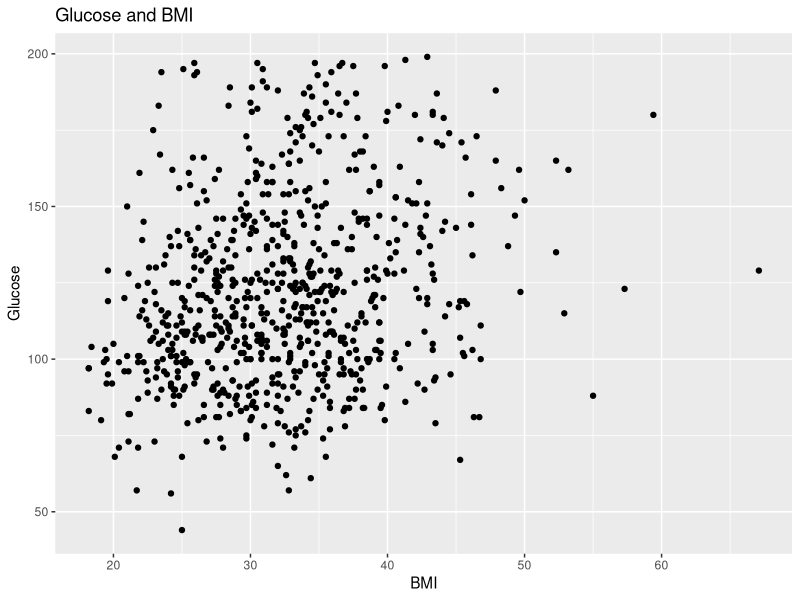
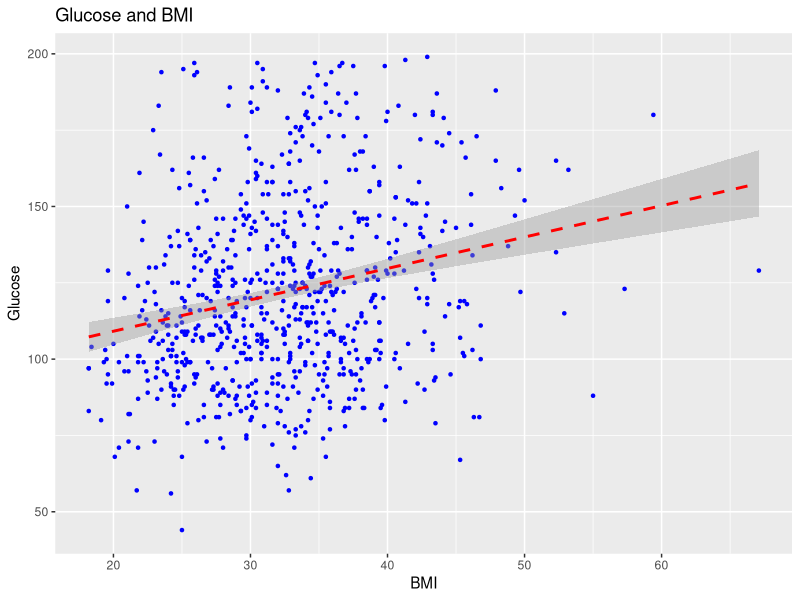
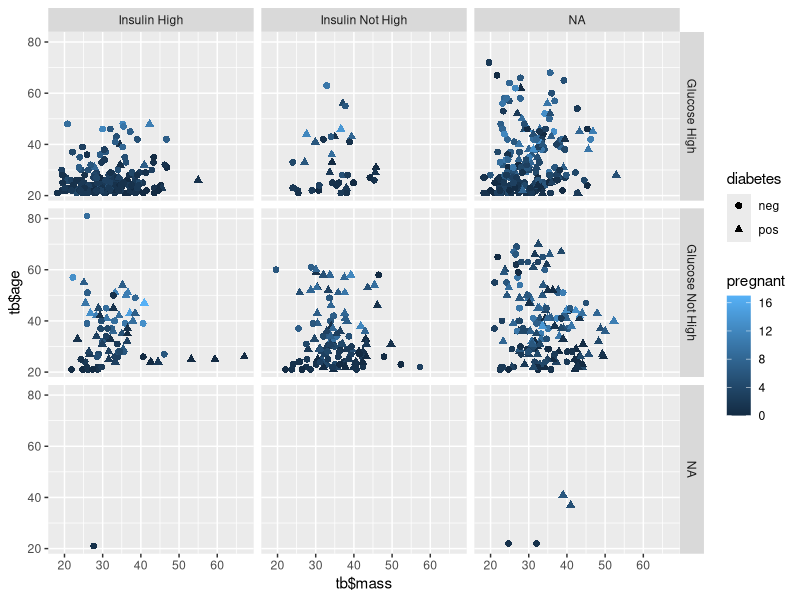
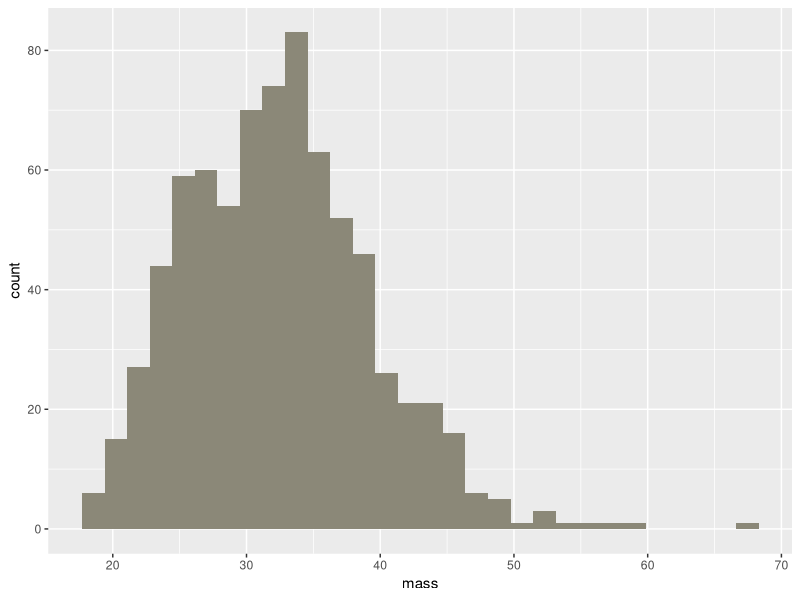
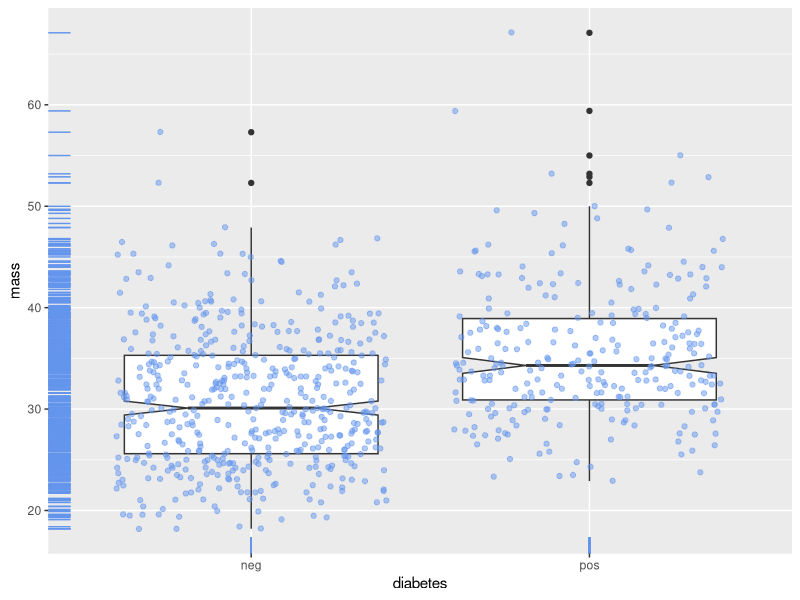
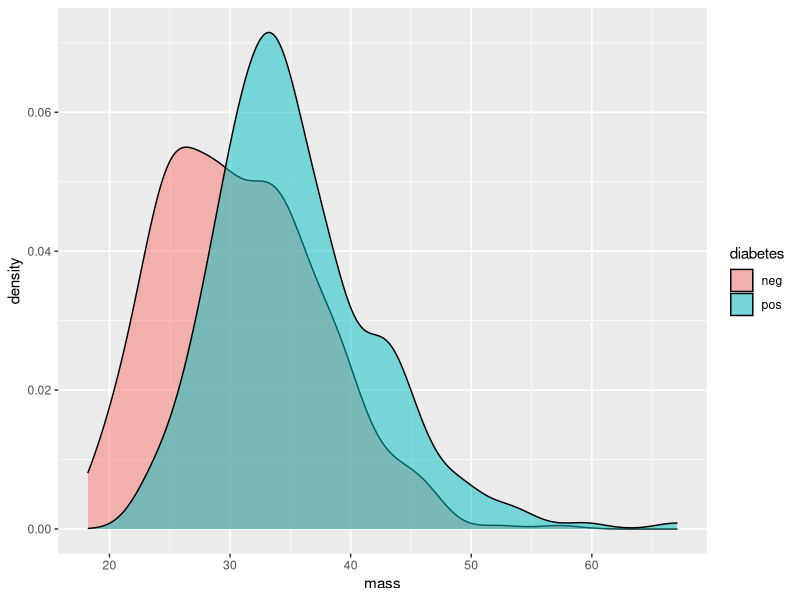
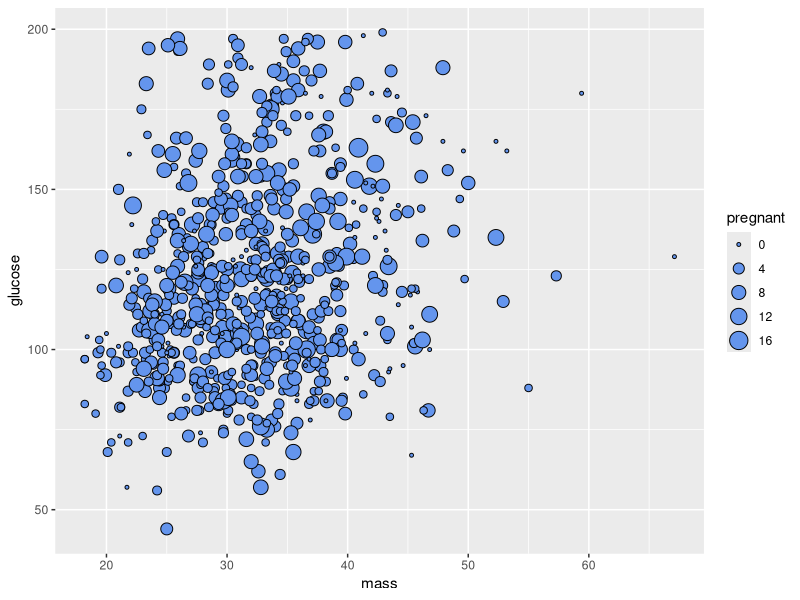
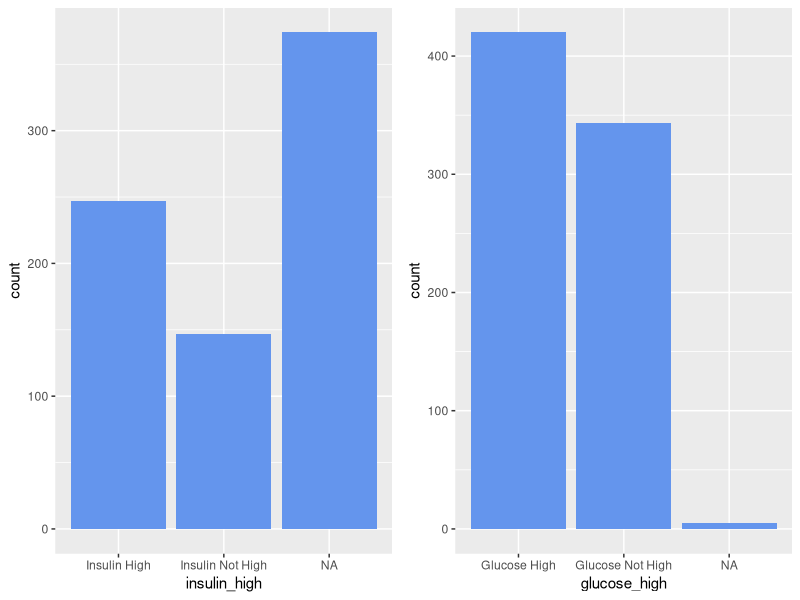

Write the R code that produced these figures, in order.
## ---- chunk 1
library(tidyverse)
library(mlbench)
data("PimaIndiansDiabetes2")

tb <- tbl_df(PimaIndiansDiabetes2)
## ---- chunk 2
ggplot(tb, aes(x=mass, y=glucose)) +
  geom_point() +
  labs(title="Glucose and BMI", x="BMI", y="Glucose")
## ---- chunk 3
ggplot(tb, aes(x=mass, y=glucose)) +
  geom_point(pch=20, color='blue', size=1.5) +
  geom_smooth(method='lm', color='red', linetype=2) +
  labs(title="Glucose and BMI", x="BMI", y="Glucose")
## ---- chunk 4
tb$glucose_high <- factor(ifelse(tb$glucose>mean(tb$glucose, na.rm=TRUE), 1, 0),
                           levels=c(0,1), labels=c("Glucose High","Glucose Not High"))
tb$insulin_high <- factor(ifelse(tb$insulin>mean(tb$insulin, na.rm=TRUE), 1, 0),
                           levels=c(0,1), labels=c("Insulin High","Insulin Not High"))

ggplot(tb, 
  aes(x=tb$mass, y=tb$age, shape=diabetes, col=pregnant)) +
  geom_point(size=2) +
  facet_grid(tb$glucose_high~tb$insulin_high)

## ---- chunk 5
ggplot(tb, aes(x=mass)) +
  geom_histogram(fill="cornsilk4")
## ---- chunk 6
ggplot(tb, aes(x=diabetes, y=mass)) +
  geom_boxplot(notch=TRUE) +
  geom_point(position="jitter", color="cornflowerblue", alpha=.5) +
  geom_rug(color="cornflowerblue")
## ---- chunk 7
ggplot(tb, aes(x=mass, fill=diabetes)) +
  geom_density(alpha=0.5)
## ---- chunk 8
ggplot(tb, 
       aes(x=mass, y=glucose, size=pregnant)) +
  geom_point(shape=21, fill="cornflowerblue")
## ---- chunk 9
library(gridExtra)
p1 <- ggplot(tb, aes(x=insulin_high)) + geom_bar(fill="cornflowerblue") 
p2 <- ggplot(tb, aes(x=glucose_high)) + geom_bar(fill="cornflowerblue")
grid.arrange(p1, p2, ncol=2)
